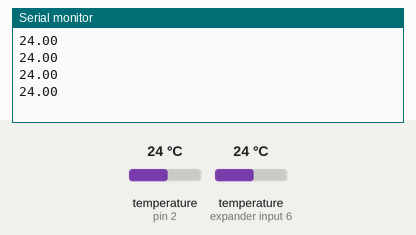
This sketch was run on a simulated Arduino Uno, built with avr-gcc and run on an emulated ATmega328P. Parts: the last lines printed to the serial monitor. The test bench sets the inputs (shaded band); at power-on: temperature (sensors on pin 2, expander input 6) 24 °C.

Above: at 3.2 s.
3.3 s: temperature (sensor on pin 2) set to 12 °C
At 4.6 s:
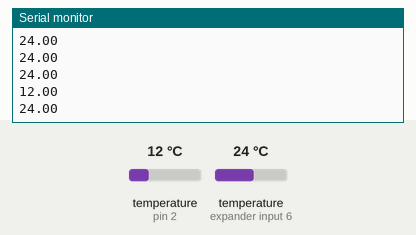
5.1 s: temperature (sensor on expander input 6) set to 19 °C
At 6.7 s:
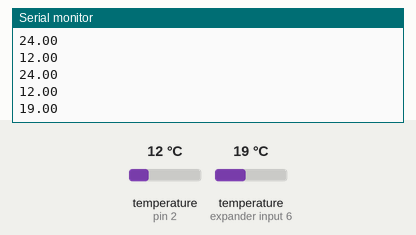
6.9 s: temperature (sensor on pin 2) set to 28 °C
At 8.3 s:
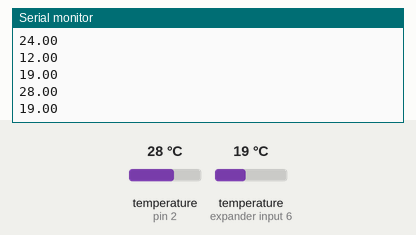
8.7 s: temperature (sensor on expander input 6) set to 33 °C
At 10.7 s:
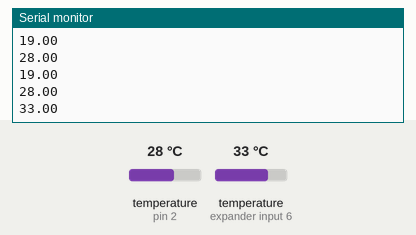
Timing chart, 0 to 11.5 s (numbered marks = the images above; inputs shaded):
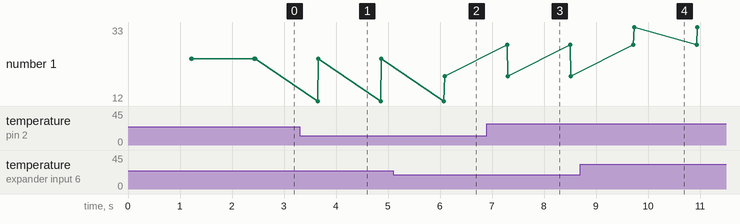

Measured:
- after the input at 3.3 s, the serial monitor: prints a new line after 0.35 s (image 1)
- after the input at 5.1 s, the serial monitor: prints a new line after 0.99 s (image 2)
- after the input at 6.9 s, the serial monitor: prints a new line after 0.39 s (image 3)
- after the input at 8.7 s, the serial monitor: prints a new line after 1.0 s (image 4)
- plotted number 1: 24 → 19 after the input at 5.1 s, 19 → 33 after the input at 8.7 s

The sketch:

tempread_arduino.ino
```cpp
#include <OneWire.h>
#include <DallasTemperature.h>

/*-----( Declare Constants and Pin Numbers )-----*/
#define ONE_WIRE_BUS_PIN 2

OneWire oneWire(ONE_WIRE_BUS_PIN);

DallasTemperature sensors(&oneWire);

DeviceAddress Probe01 = { 0x28, 0x06, 0x0C, 0x81, 0x07, 0x00, 0x00, 0xA1 };
DeviceAddress Probe02 = { 0x28, 0xFF, 0x79, 0xA4, 0x60, 0x14, 0x04, 0x62 };

void setup()
{
  // start serial port to show results
  Serial.begin(9600);
 // Serial.print("Initializing Temperature Control Library Version ");
  //Serial.println(DALLASTEMPLIBVERSION);

  // Initialize the Temperature measurement library
  sensors.begin();

  // set the resolution to 10 bit (Can be 9 to 12 bits .. lower is faster)
  sensors.setResolution(Probe01, 10);
  sensors.setResolution(Probe02, 10);
}

void loop()
{

  delay(1000);
  sensors.requestTemperatures();

  //float temp1 = sensors.getTempC(Probe01);
 // float temp2 = sensors.getTempC(Probe02);

  Serial.println(sensors.getTempC(Probe01));
  Serial.println(sensors.getTempC(Probe02));

}
```
